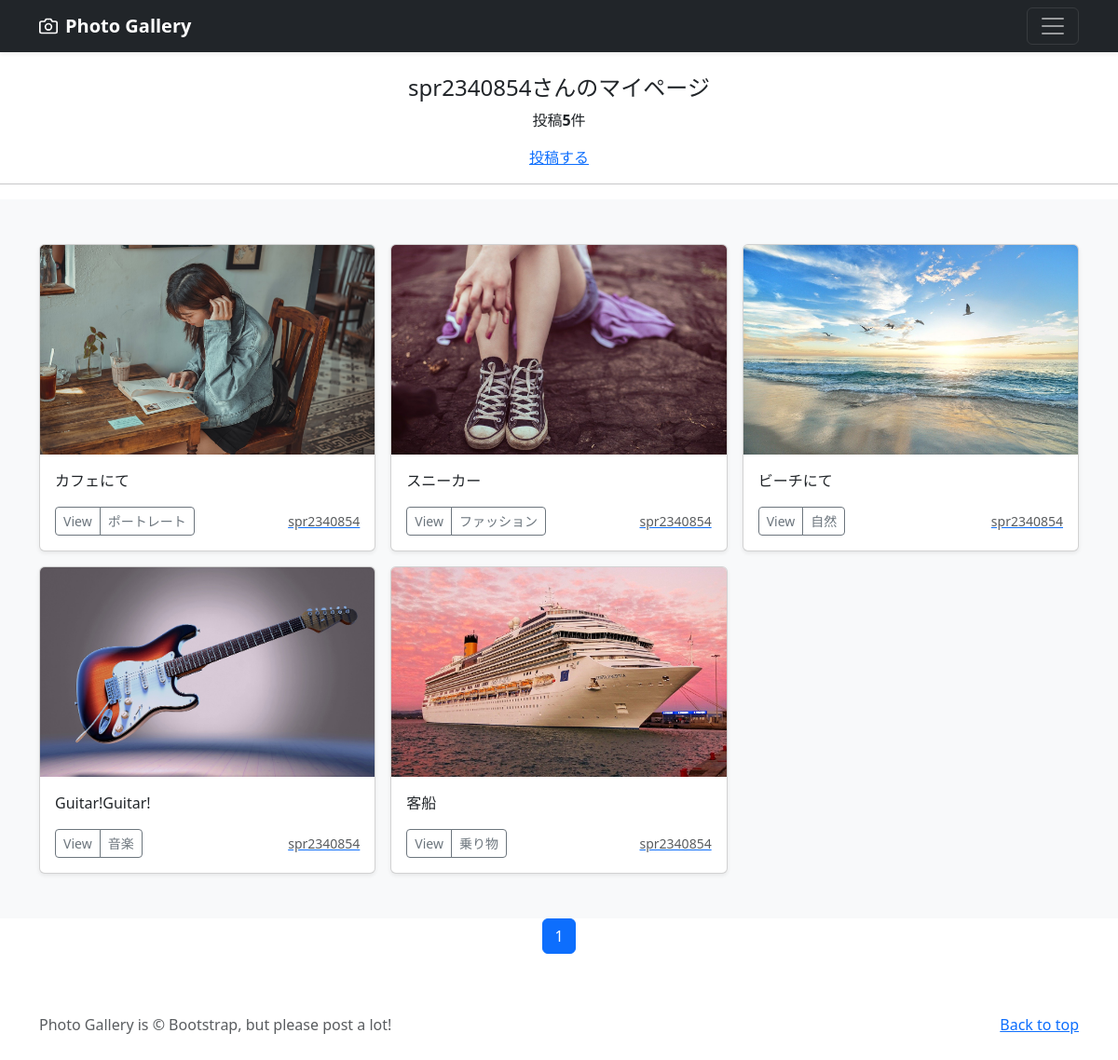
Screenshot of /mypage/ (signed in) with the database file from the repository.
### accounts/models.py (models this page shows)
class CustomUser(AbstractUser):
    pass

### photo/models.py (models this page shows, shortened)
class PhotoPost(models.Model):
    user = models.ForeignKey(
        CustomUser,
        verbose_name = 'ユーザー',
        on_delete = models.CASCADE
    )
    category = models.ForeignKey(
        Category,
        verbose_name = 'カテゴリ',
        on_delete = models.PROTECT
    )
    title = models.CharField(
        verbose_name = 'タイトル',  # フィールドのタイトル
        max_length = 200            # 最大文字数は200
    )
    comment = models.TextField(
        verbose_name = 'コメント',  # フィールドのタイトル
    )
    image1 = models.ImageField(
        verbose_name = 'イメージ1', # フィールドのタイトル
        upload_to = 'photos'        # MEDIA_ROOT以下のphotosにファイルを保存
    )
    image2 = models.ImageField(
        verbose_name = 'イメージ2', # フィールドのタイトル
        upload_to = 'photos',       # MEDIA_ROOT以下のphotosにファイルを保存
        blank = True,               # フィールド値の設定は必須ではない
        null = True                 # データベースにnullが保存されることを許容
    )
    posted_at = models.DateTimeField(
        verbose_name = '投稿日時',  # フィールドのタイトル
        auto_now_add = True         # 日時を自動追加
    )

class Category(models.Model):
    title = models.CharField(
        verbose_name = 'カテゴリ',  # フィールドのタイトル
        max_length = 20
    )

### photo/views.py (the view)
# urls.py: path('mypage/', views.MypageView.as_view(), name = 'mypage'),
class MypageView(ListView):
    template_name ='mypage.html'
    paginate_by = 9
    def get_queryset(self):
        queryset = PhotoPost.objects.filter(user = self.request.user).order_by('-posted_at')
        return queryset

### photo/templates/mypage.html (shortened to what this page needs)
{% extends "base.html" %}
{% block contents %}
{% if user.is_authenticated %}
<br>
<div style="text-align:center">
    <h4>{{ user.username }}さんのマイページ</h4>
    {% if object_list.count == 0 %}
    <p>{{ user.username }}さんの投稿はありません</p>
    {% else %}
    <p>投稿<strong>{{ object_list.count }}</strong>件</p>
    {% endif %}
    <a href="{% url 'photo:post' %}">投稿する</a>
</div>
<hr>
{% endif %}
{% include "photos_list.html" %}
{% include "pagination.html" %}
{% endblock %}

### photo/templates/base.html (shortened to what this page needs)
{% load static %}
<!doctype html>
<html lang="ja">
    <head>
        <link href="https://cdn.jsdelivr.net/npm/bootstrap@5.3.0/dist/css/bootstrap.min.css" rel="stylesheet">
    </head>
    <body>
        <header>
            <div class="navbar navbar-dark bg-dark shadow-sm">
                <div class="container">
                    <a href="{% url 'photo:index' %}" class="navbar-brand d-flex align-items-center">
                        <strong>Photo Gallery</strong>
                    </a>
                    <button class="navbar-toggler" type="button" data-bs-toggle="collapse" data-bs-target="#navbarHeader" aria-controls="navbarHeader" aria-expanded="false" aria-label="Toggle navigation">
                        <span class="navbar-toggler-icon"></span>
                    </button>
                </div>
            </div>
        </header>
        <main>
            {% block contents %}{% endblock %}
        </main>
        <footer class="text-muted py-5">
            <div class="container">
                <p class="float-end mb-1">
                    <a href="#">Back to top</a>
                </p>
                <p class="mb-1">
                    Photo Gallery is &copy; Bootstrap, but please post a lot!
                </p>
            </div>
        </footer>
    </body>
</html>

### photo/templates/photos_list.html (shortened to what this page needs)
<div class="album py-5 bg-light">
    <div class="container">
        <div class="row row-cols-1 row-cols-sm-2 row-cols-md-3 g-3">
            {% for record in object_list %}
            <div class="col">
                <div class="card shadow-sm">
                    <img src="{{ record.image1.url }}" class="bd-placeholder-img card-img-top" width="100%" height="225" xmlns="http://www.w3.org/2000/svg" role="img" aria-label="Placeholder: Thumbnail" preserveAspectRatio="xMidYMid slice" focusable="false">
                        <rect width="100%" height="100%" fill="#55595c"/>
                    <div class="card-body">
                        <p class="card-text">
                            {{ record.title }}
                        </p>
                        <div class="d-flex justify-content-between align-items-center">
                            <div class="btn-group">
                                <button type="button" class="btn btn-sm btn-outline-secondary" onclick="location.href='{% url 'photo:photo_detail' record.pk %}'">View</button>
                                <button type="button" class="btn btn-sm btn-outline-secondary" onclick="location.href='{% url 'photo:photos_cat' category=record.category.id %}'">{{ record.category.title }}</button>
                            </div>
                            <a href="{% url 'photo:user_list' user=record.user.id %}">
                                <small class="text-muted">{{ record.user.username }}</small>
                            </a>
                        </div>
                    </div>
                </div>
            </div>
            {% endfor %}
        </div>
    </div>
</div>

### photo/templates/pagination.html (shortened to what this page needs)
<ul class="pagination" style ="justify-content:center">
    {% for num in page_obj.paginator.page_range %}
    {% if page_obj.number == num %}
    <li class="page-item active">
        <span class="page-link">{{ num }}</span>
    </li>
    {% endif %}
    {% endfor %}
</ul>

### photo/templates/base.html (style rules this page uses)
.bd-placeholder-img { font-size: 1.125rem; text-anchor: middle; -webkit-user-select: none; -moz-user-select: none; user-select: none; }

### rows the page displays
CustomUser: username "spr2340854"
PhotoPost: image1 (picture), title "カフェにて", category "ポートレート", user.username "spr2340854"
PhotoPost: image1 (picture), title "スニーカー", category "ファッション", user.username "spr2340854"
PhotoPost: image1 (picture), title "ビーチにて", category "自然", user.username "spr2340854"
PhotoPost: image1 (picture), title "Guitar!Guitar!", category "音楽", user.username "spr2340854"
PhotoPost: image1 (picture), title "客船", category "乗り物", user.username "spr2340854"

### other values shown
{{ object_list.count }} "5"
{{ num }} "1"
